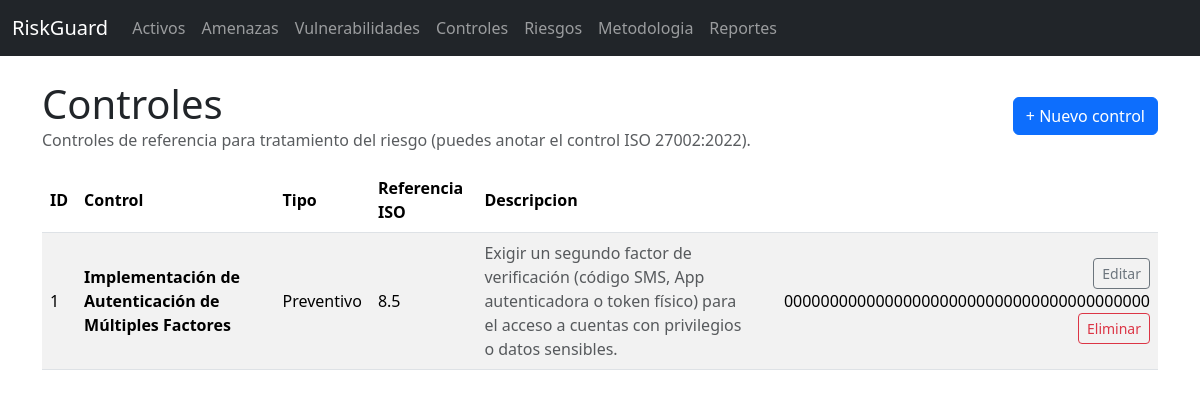
/controls, run on an earlier commit of the app's database.
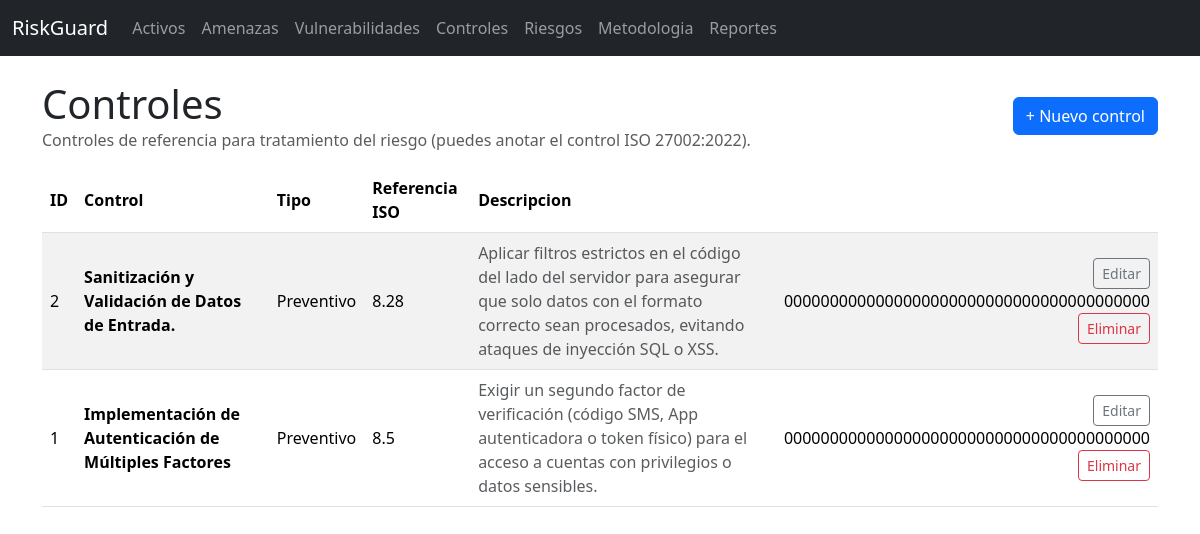
And on a later commit of the database.
### models.py (models this page shows)
class Control(db.Model):
    id = db.Column(db.Integer, primary_key=True)
    name = db.Column(db.String(160), nullable=False)
    iso_reference = db.Column(db.String(120), nullable=True)
    control_type = db.Column(db.String(40), nullable=True)
    description = db.Column(db.Text)

### app.py (the view)
    @app.route("/controls")
    def controls_list():
        items = Control.query.order_by(Control.id.desc()).all()
        return render_template("controls/list.html", items=items)

### templates/controls/list.html (shortened to what this page needs)
{% extends 'base.html' %}
{% block content %}
<div class="d-flex justify-content-between align-items-center mb-3">
  <div>
    <h1 class="mb-0">Controles</h1>
    <div class="text-muted">Controles de referencia para tratamiento del riesgo (puedes anotar el control ISO 27002:2022).</div>
  </div>
  <a class="btn btn-primary" href="{{ url_for('controls_new') }}">+ Nuevo control</a>
</div>
<div class="table-responsive">
<table class="table table-striped">
  <thead>
    <tr>
      <th>ID</th>
      <th>Control</th>
      <th>Tipo</th>
      <th>Referencia ISO</th>
      <th>Descripcion</th>
      <th></th>
    </tr>
  </thead>
  <tbody>
    {% for c in items %}
    <tr>
      <td>{{ c.id }}</td>
      <td class="fw-semibold">{{ c.name }}</td>
      <td>{{ c.control_type or '-' }}</td>
      <td>{{ c.iso_reference or '-' }}</td>
      <td class="text-muted">{{ c.description or '-' }}</td>
      <td class="text-end">
        <a class="btn btn-sm btn-outline-secondary" href="{{ url_for('controls_edit', item_id=c.id) }}">Editar</a>
        <form class="d-inline" method="post" action="{{ url_for('controls_delete', item_id=c.id) }}" onsubmit="return confirm('Eliminar este control?');">
          {{ csrf_token() }}
          <button class="btn btn-sm btn-outline-danger" type="submit">Eliminar</button>
        </form>
      </td>
    </tr>
    {% endfor %}
  </tbody>
</table>
</div>
{% endblock %}

What changed in the data, as far as the page shows it:
added Control: id "2", name "Sanitización y Validación de Datos de Entrada.", control_type "Preventivo", iso_reference "8.28", description "Aplicar filtros estrictos en el código del lado del servidor para asegurar que solo datos con el formato correcto sean procesados, evitando ataques de inyección SQL o XSS.", csrf_token "0000000000000000000000000000000000000000"
